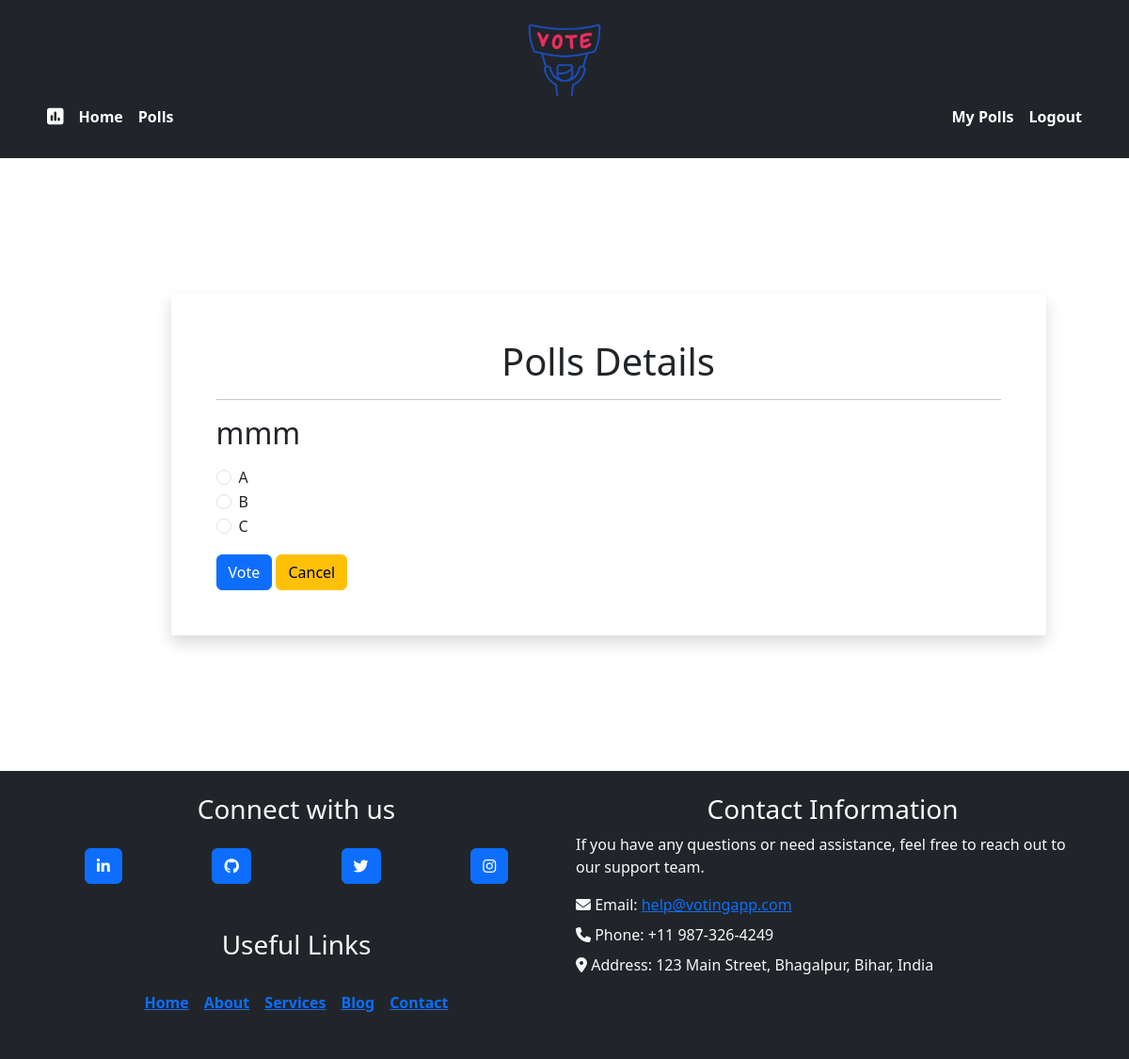
/polls/details/59/ (signed in), run on the app's committed database.
### polls/models.py (models this page shows, shortened)
class Poll(models.Model):
    owner = models.ForeignKey(User, on_delete=models.CASCADE)
    poll_text = models.TextField()
    poll_date = models.DateTimeField(default=timezone.now)
    poll_status = models.BooleanField(default=True)
    def __str__(self):
        return f"{self.poll_text}"

class Choice(models.Model):
    poll = models.ForeignKey(Poll, on_delete=models.CASCADE)
    choice_text = models.CharField(max_length=255)

### polls/views.py (the view)
# urls.py: path('details/<int:poll_id>/', views.poll_detail, name='detail'),
@login_required
def poll_detail(request, poll_id):
    poll = get_object_or_404(Poll, id=int(poll_id))
    if not poll.poll_status:
        return redirect("polls:result", poll_id=poll_id)
    context = {'poll': poll}
    return render(request, 'polls/detail.html', context)

### templates/polls/detail.html (shortened to what this page needs)
{% extends 'base.html' %}
{% block content %}
<div class="container my-5 py-5 pb-5 d-flex justify-content-center align-items-center" style="min-height: 25rem;">
    <div class="col-md-10 offset-md-1 shadow p-5 my-5">
        <h1 class="text-center">Polls Details</h1>
        <hr>
        <h2 class="mt-3 mb-3">{{ poll }}</h2>
        <form action="{% url 'polls:vote' poll.id %}" method="POST">
            {% for choice in poll.choice_set.all %}
            <div class="form-check">
                <input class="form-check-input" type="radio" name="choice" id="choice{{ forloop.counter }}"
                    value="{{ choice.id }}">
                <label class="form-check-label" for="choice{{ forloop.counter }}">{{ choice.choice_text }}</label>
            </div>
            {% endfor %}
            <button type="submit" class="btn btn-primary mt-3">Vote</button>
            <a class="btn btn-warning mt-3" href="{% url 'polls:home' %}" role="button">Cancel</a>
        </form>
    </div>
</div>
{% endblock content %}

### data on the page
Poll: poll_text "mmm"
Choice: choice_text "A"
Choice: choice_text "B"
Choice: choice_text "C"
